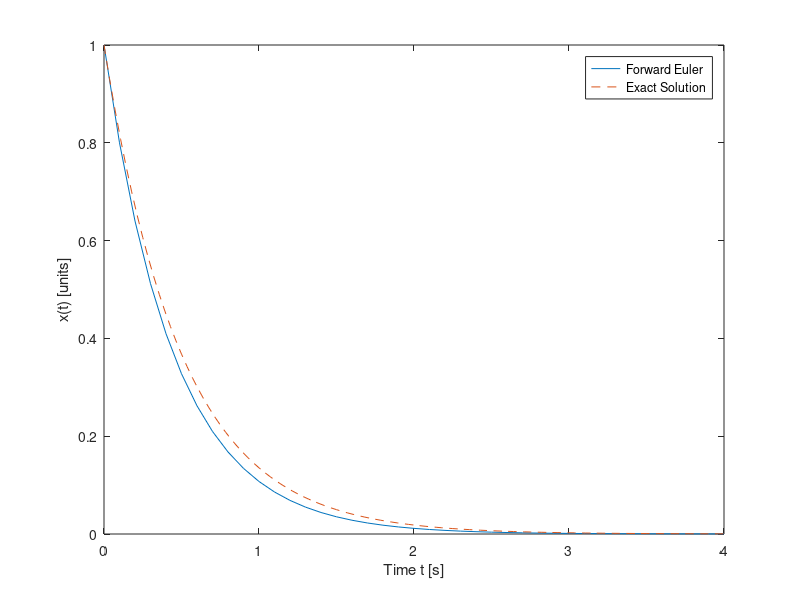

Write MATLAB code to recreate this figure.
%% Example: using Euler

clear all
close all
clc

%% Problem to solve
f = @(t,x) -2*x;
x0 = 1;

% known exact solution:
X = @(t) exp(-2*t)*x0;


%% Solve using Forward Euler:

%%
% Setup the time stuff
h = 0.1;
tf = 4;

time = 0:h:tf;

%% 
% Build the storage container (this time I want to save everything)
n = length(time);
x = nan( n,1 );

%%
% Initial step
x(1) = x0;

%%
% Step through to the end
for i = 1:n-1
   x(i+1) = x(i) + h*f(time(i), x(i) ); 
end

%% Plot the results

plot(time, x, 'DisplayName', 'Forward Euler')
hold on
fplot(@(t) exp(-2*t)*x0, [0,tf], '--', ...
    'DisplayName', 'Exact Solution')
legend('show')
xlabel('Time t [s]')
ylabel('x(t) [units]')

